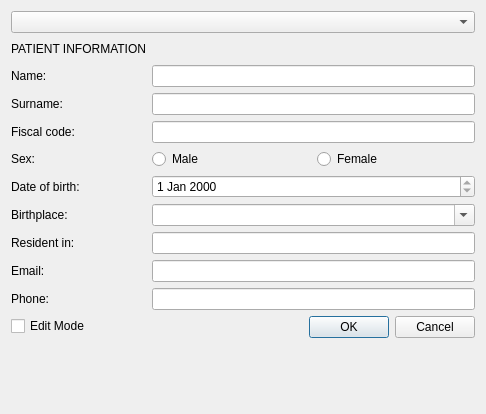
<?xml version="1.0" encoding="UTF-8"?>
<ui version="4.0">
 <class>ViewPatientWindow</class>
 <widget class="QDialog" name="ViewPatientWindow">
  <property name="geometry">
   <rect>
    <x>0</x>
    <y>0</y>
    <width>486</width>
    <height>414</height>
   </rect>
  </property>
  <property name="windowTitle">
   <string>Dialog</string>
  </property>
  <layout class="QVBoxLayout" name="verticalLayout_2">
   <item>
    <layout class="QVBoxLayout" name="verticalLayout">
     <item>
      <widget class="QComboBox" name="cmbPatient">
       <property name="placeholderText">
        <string>Select a patient...</string>
       </property>
      </widget>
     </item>
     <item>
      <layout class="QFormLayout" name="formLayout_2">
       <item row="0" column="0">
        <widget class="QLabel" name="label_5">
         <property name="text">
          <string>PATIENT INFORMATION</string>
         </property>
        </widget>
       </item>
       <item row="0" column="1">
        <spacer name="horizontalSpacer">
         <property name="orientation">
          <enum>Qt::Orientation::Horizontal</enum>
         </property>
         <property name="sizeHint" stdset="0">
          <size>
           <width>40</width>
           <height>20</height>
          </size>
         </property>
        </spacer>
       </item>
       <item row="1" column="0">
        <widget class="QLabel" name="label_8">
         <property name="text">
          <string>Name:</string>
         </property>
        </widget>
       </item>
       <item row="1" column="1">
        <widget class="QLineEdit" name="txtName">
         <property name="readOnly">
          <bool>true</bool>
         </property>
        </widget>
       </item>
       <item row="2" column="0">
        <widget class="QLabel" name="label_7">
         <property name="text">
          <string>Surname:</string>
         </property>
        </widget>
       </item>
       <item row="2" column="1">
        <widget class="QLineEdit" name="txtSurname">
         <property name="readOnly">
          <bool>true</bool>
         </property>
        </widget>
       </item>
       <item row="3" column="0">
        <widget class="QLabel" name="lblFiscalCode">
         <property name="text">
          <string>Fiscal code:</string>
         </property>
        </widget>
       </item>
       <item row="3" column="1">
        <widget class="QLineEdit" name="txtFiscalCode">
         <property name="readOnly">
          <bool>true</bool>
         </property>
        </widget>
       </item>
       <item row="4" column="0">
        <widget class="QLabel" name="label_9">
         <property name="text">
          <string>Sex:</string>
         </property>
        </widget>
       </item>
       <item row="4" column="1">
        <layout class="QHBoxLayout" name="horizontalLayout">
         <item>
          <widget class="QRadioButton" name="rbtnMale">
           <property name="text">
            <string>Male</string>
           </property>
          </widget>
         </item>
         <item>
          <widget class="QRadioButton" name="rbtnFemale">
           <property name="text">
            <string>Female</string>
           </property>
          </widget>
         </item>
        </layout>
       </item>
       <item row="5" column="0">
        <widget class="QLabel" name="label">
         <property name="text">
          <string>Date of birth:</string>
         </property>
        </widget>
       </item>
       <item row="5" column="1">
        <widget class="QDateEdit" name="dateBirthday">
         <property name="readOnly">
          <bool>true</bool>
         </property>
        </widget>
       </item>
       <item row="6" column="0">
        <widget class="QLabel" name="label_2">
         <property name="text">
          <string>Birthplace:</string>
         </property>
        </widget>
       </item>
       <item row="6" column="1">
        <widget class="QComboBox" name="cmbBirthplace">
         <property name="editable">
          <bool>true</bool>
         </property>
         <property name="placeholderText">
          <string>Select a birthplace...</string>
         </property>
        </widget>
       </item>
       <item row="7" column="0">
        <widget class="QLabel" name="label_3">
         <property name="text">
          <string>Resident in:</string>
         </property>
        </widget>
       </item>
       <item row="8" column="0">
        <widget class="QLabel" name="label_4">
         <property name="text">
          <string>Email:</string>
         </property>
        </widget>
       </item>
       <item row="8" column="1">
        <widget class="QLineEdit" name="txtEmail">
         <property name="readOnly">
          <bool>true</bool>
         </property>
        </widget>
       </item>
       <item row="9" column="0">
        <widget class="QLabel" name="label_6">
         <property name="text">
          <string>Phone:</string>
         </property>
        </widget>
       </item>
       <item row="9" column="1">
        <widget class="QLineEdit" name="txtPhone">
         <property name="readOnly">
          <bool>true</bool>
         </property>
        </widget>
       </item>
       <item row="10" column="0">
        <widget class="QCheckBox" name="chkboxEditMode">
         <property name="text">
          <string>Edit Mode</string>
         </property>
        </widget>
       </item>
       <item row="10" column="1">
        <layout class="QHBoxLayout" name="horizontalLayout_4">
         <item>
          <spacer name="horizontalSpacer_2">
           <property name="orientation">
            <enum>Qt::Orientation::Horizontal</enum>
           </property>
           <property name="sizeHint" stdset="0">
            <size>
             <width>40</width>
             <height>20</height>
            </size>
           </property>
          </spacer>
         </item>
         <item>
          <widget class="QPushButton" name="btnOK">
           <property name="text">
            <string>OK</string>
           </property>
          </widget>
         </item>
         <item>
          <widget class="QPushButton" name="btnCancel">
           <property name="text">
            <string>Cancel</string>
           </property>
          </widget>
         </item>
        </layout>
       </item>
       <item row="7" column="1">
        <widget class="QLineEdit" name="txtResidence"/>
       </item>
      </layout>
     </item>
    </layout>
   </item>
  </layout>
 </widget>
 <resources/>
 <connections/>
</ui>
